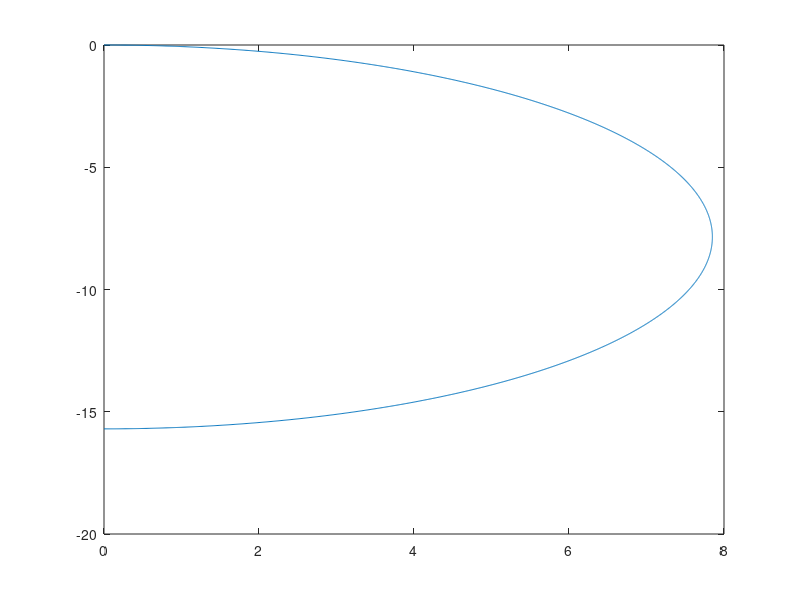
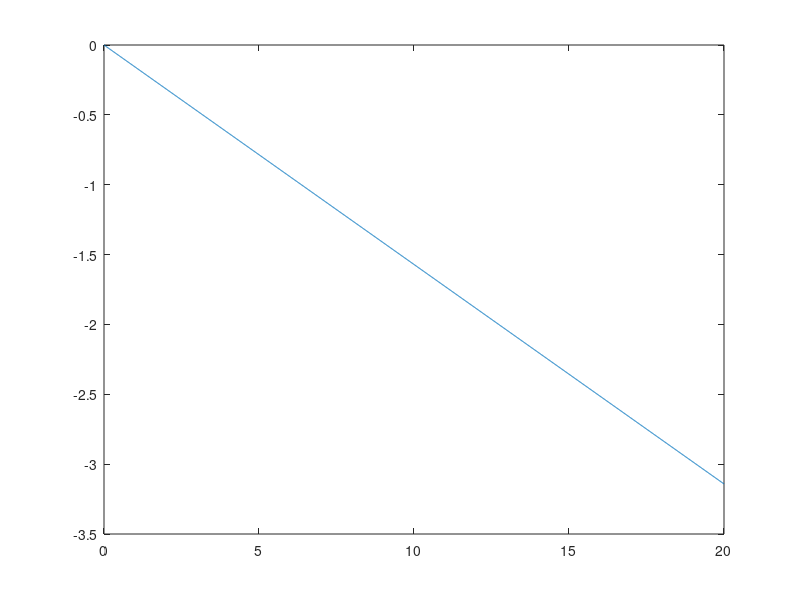

Reproduce these figures in MATLAB, in order.
% differntial_drive_example


close all; 

clear all; 

T = 20; 	% sec
t = 0:0.01:T; 

d = 0.3; 	         % meters
r_wheel = 0.08;   % meters

v_l =  50*2*pi*r_wheel/ T;        % meters / sec
v_r = 48.125*2*pi*r_wheel/ T; % meters / sec

d_s_l = v_l * t; 
d_s_r = v_r * t; 

d_s_k = (d_s_l + d_s_r) *0.5;
r = d*0.5 * (d_s_l + d_s_r) / (d_s_r - d_s_l); 

d_phi = (d_s_r - d_s_l) / d; 
d_s     = 2*r *sin(d_phi / 2); 

d_x = d_s .* cos(d_phi ./ 2); 
d_y = d_s .* sin(d_phi ./ 2); 


figure(1); 
axis equal; 
plot(d_x, d_y); 


figure(2); 
plot(t, d_phi)
